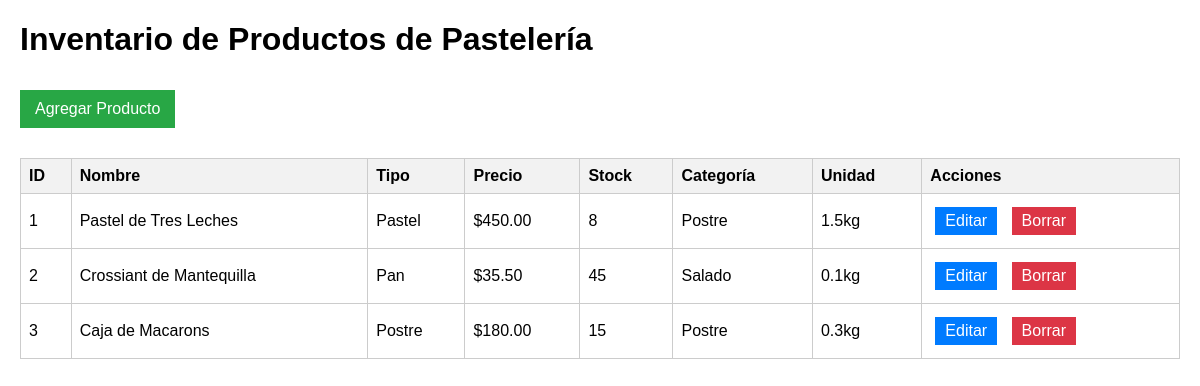
The page / on the database its author committed.
### app_productos/models.py (models this page shows, shortened)
class Producto(models.Model):
    nombre = models.CharField(max_length=100)
    tipo = models.CharField(max_length=50)
    precio = models.DecimalField(max_digits=10, decimal_places=2)
    stock = models.IntegerField()
    categoria = models.CharField(max_length=50) # Ejemplo: "Pasteles", "Galletas", "Panadería"
    unidad_medida = models.CharField(max_length=10, default='kg') # Por defecto 'kg'
    class Meta:
        verbose_name = "Producto"
        verbose_name_plural = "Productos"

### app_productos/views.py (the view)
# urls.py: path('', views.index_productos, name='productos_inicio'),
def index_productos(request):
    productos = Producto.objects.all()
    return render(request, 'productos/listar_productos.html', {'productos': productos})

### app_productos/templates/productos/listar_productos.html (shortened to what this page needs)
<!DOCTYPE html>
<html lang="es">
<head>
</head>
<body>
    <h1>Inventario de Productos de Pastelería</h1>
    <a href="{% url 'agregar_producto' %}" class="agregar">Agregar Producto</a>
    <table>
        <thead>
            <tr>
                <th>ID</th>
                <th>Nombre</th>
                <th>Tipo</th>
                <th>Precio</th>
                <th>Stock</th>
                <th>Categoría</th>
                <th>Unidad</th>
                <th>Acciones</th>
            </tr>
        </thead>
        <tbody>
            {% for producto in productos %}
            <tr>
                <td>{{ producto.id }}</td>
                <td>{{ producto.nombre }}</td>
                <td>{{ producto.tipo }}</td>
                <td>${{ producto.precio }}</td>
                <td>{{ producto.stock }}</td>
                <td>{{ producto.categoria }}</td>
                <td>{{ producto.unidad_medida }}</td>
                <td>
                    <a href="{% url 'editar_producto' producto.id %}" class="btn editar">Editar</a>
                    <a href="{% url 'borrar_producto' producto.id %}" class="btn borrar">Borrar</a>
                </td>
            </tr>
            {% empty %}
            <tr>
                <td colspan="8">No hay productos registrados en el inventario.</td>
            </tr>
            {% endfor %}
        </tbody>
    </table>
</body>
</html>

### app_productos/templates/productos/listar_productos.html (style rules this page uses)
body { font-family: Arial, sans-serif; margin: 20px; }
table { width: 100%; border-collapse: collapse; margin-top: 20px; }
th, td { border: 1px solid #ccc; padding: 8px; text-align: left; }
th { background-color: #f2f2f2; }
.btn { margin: 5px; padding: 5px 10px; text-decoration: none; color: white; display: inline-block; }
.editar { background-color: #007BFF; }
.borrar { background-color: #DC3545; }
.agregar { background-color: #28A745; display: inline-block; margin: 10px 0; padding: 10px 15px; color: white; text-decoration: none; }

### rows shown on the page
Producto: id "1", nombre "Pastel de Tres Leches", tipo "Pastel", precio "450.00", stock "8", categoria "Postre", unidad_medida "1.5kg"
Producto: id "2", nombre "Crossiant de Mantequilla", tipo "Pan", precio "35.50", stock "45", categoria "Salado", unidad_medida "0.1kg"
Producto: id "3", nombre "Caja de Macarons", tipo "Postre", precio "180.00", stock "15", categoria "Postre", unidad_medida "0.3kg"
